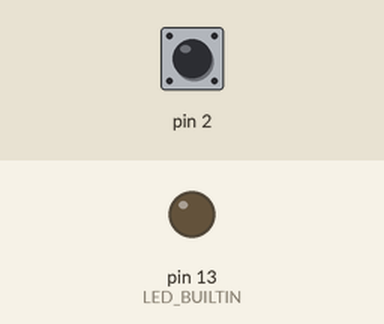
A sketch run on a simulated Arduino Uno, built with avr-gcc and run on an emulated ATmega328P. Shown: output pins drawn as LEDs (lit = HIGH). Inputs (shaded band) come from the test bench; at power-on: pin 2 HIGH. What the sketch prints to the serial monitor is not drawn.

Above: at 1.2 s.
1.3 s: pin 2 pulled LOW for 0.15 s
At 2.5 s:
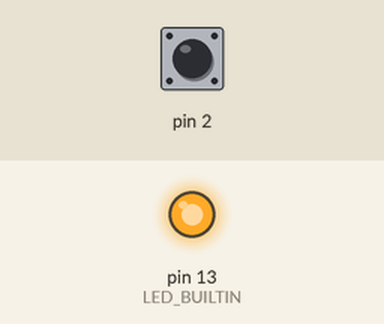
Timing chart, 0 to 4.3 s (numbered marks = the images above; inputs shaded):
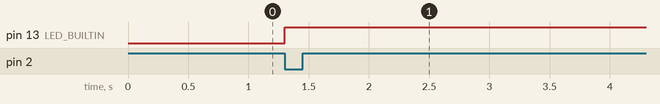

The sketch:

MusicSensorTest.ino
```cpp
#include <Timer.h>

Timer _5min(60000, false, false);
void setup() {
  pinMode(LED_BUILTIN, OUTPUT);
  digitalWrite(LED_BUILTIN, LOW);
  pinMode(2, INPUT_PULLUP);
  Serial.begin(9600);
  Serial.println("Start");

  attachInterrupt(digitalPinToInterrupt(2), falling, FALLING);
}

void rising() {
  digitalWrite(LED_BUILTIN, LOW);
}

void falling() {
  _5min.restart();
  digitalWrite(LED_BUILTIN, HIGH);
  //Serial.println("HIGH");
}

void loop() {
  if (_5min.tick()) {
    digitalWrite(LED_BUILTIN, LOW);
    Serial.println("LOW");
  }
}
```

Measured:
- after the input at 1.3 s, pin 13 (LED_BUILTIN): LOW → HIGH at once
